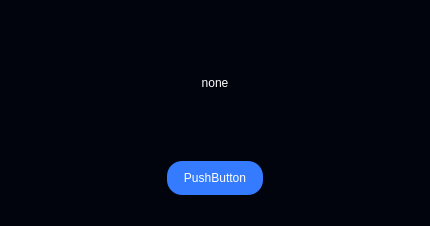
<?xml version="1.0" encoding="UTF-8"?>
<ui version="4.0">
 <class>Dialog</class>
 <widget class="QDialog" name="Dialog">
  <property name="geometry">
   <rect>
    <x>0</x>
    <y>0</y>
    <width>430</width>
    <height>226</height>
   </rect>
  </property>
  <property name="windowTitle">
   <string>Dialog</string>
  </property>
  <property name="styleSheet">
   <string notr="true">background-color: rgb(1, 4, 12);</string>
  </property>
  <layout class="QGridLayout" name="gridLayout">
   <item row="1" column="0">
    <spacer name="horizontalSpacer">
     <property name="orientation">
      <enum>Qt::Horizontal</enum>
     </property>
     <property name="sizeType">
      <enum>QSizePolicy::Fixed</enum>
     </property>
     <property name="sizeHint" stdset="0">
      <size>
       <width>150</width>
       <height>20</height>
      </size>
     </property>
    </spacer>
   </item>
   <item row="1" column="1">
    <widget class="QPushButton" name="pushButton">
     <property name="styleSheet">
      <string notr="true">background-color: rgb(52, 123, 255);
padding:10px;
border-radius:15px;
color: rgb(255, 255, 255);</string>
     </property>
     <property name="text">
      <string>PushButton</string>
     </property>
    </widget>
   </item>
   <item row="2" column="1">
    <spacer name="verticalSpacer">
     <property name="orientation">
      <enum>Qt::Vertical</enum>
     </property>
     <property name="sizeType">
      <enum>QSizePolicy::Fixed</enum>
     </property>
     <property name="sizeHint" stdset="0">
      <size>
       <width>20</width>
       <height>20</height>
      </size>
     </property>
    </spacer>
   </item>
   <item row="1" column="2">
    <spacer name="horizontalSpacer_2">
     <property name="orientation">
      <enum>Qt::Horizontal</enum>
     </property>
     <property name="sizeType">
      <enum>QSizePolicy::Fixed</enum>
     </property>
     <property name="sizeHint" stdset="0">
      <size>
       <width>150</width>
       <height>20</height>
      </size>
     </property>
    </spacer>
   </item>
   <item row="0" column="0" colspan="3">
    <widget class="QLabel" name="label">
     <property name="styleSheet">
      <string notr="true">font: 14pt &quot;MS Shell Dlg 2&quot;;
color: rgb(255, 255, 255);</string>
     </property>
     <property name="text">
      <string>none</string>
     </property>
     <property name="alignment">
      <set>Qt::AlignCenter</set>
     </property>
    </widget>
   </item>
  </layout>
 </widget>
 <resources/>
 <connections/>
</ui>
